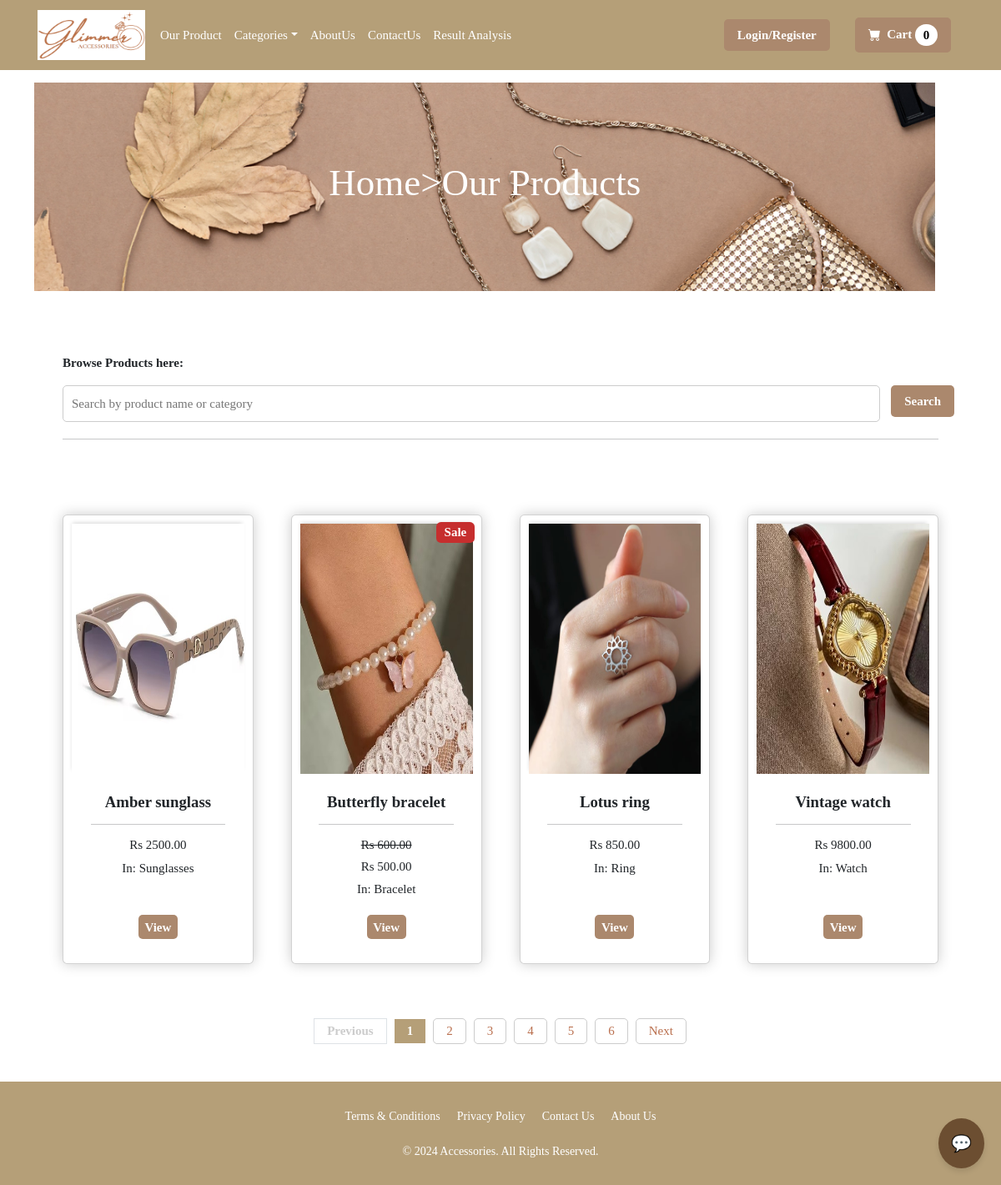
Page /allproduct/ on the committed database.
### ecommerce/models.py (models this page shows, shortened)
class Product(models.Model):
    name = models.CharField(max_length=100)
    price = models.DecimalField(default=0, decimal_places=2, max_digits=6)
    category = models.ForeignKey(Category, on_delete=models.CASCADE, default=1)
    description = models.CharField(max_length=250, default='', blank=True, null=True)
    image = models.ImageField(upload_to='uploads/product')
    is_sale = models.BooleanField(default=False)
    sale_price = models.DecimalField(default=0, decimal_places=2, max_digits=6)
    alternate_names = models.TextField(default='', blank=True, null=True)  # Comma-separated alternate names

class Category(models.Model):
    name = models.CharField(max_length=200)
    def __str__(self):
		    return self.name

### ecommerce/views.py (the view)
# urls.py: path('allproduct/',views.allproduct,name='allproduct'),
def allproduct(request):
    query = request.GET.get('q', '')
    products = Product.objects.all()  # Fetch all products initially
    categories = Category.objects.all()
    no_products_found = False  # Flag to track if no products are found
    if query:
        search_query = query.replace(' ', '_')
        products = products.filter(name__icontains=search_query) | products.filter(category__name__iexact=query)
    if not products.exists():
        no_products_found = True
    paginator = Paginator(products, 4)
    page_number = request.GET.get('page')
    page_obj = paginator.get_page(page_number)
    context = {
        'categories': categories,
        'products': products,
        'page_obj': page_obj,
        'original_query': query,  # Pass the search query back to the template
        'no_products_found': no_products_found,  # Include the flag in the context
    }
    return render(request, 'allproduct.html', context)

### cart/cart.py (called while the page is built)
    def __len__(self):
        return len(self.cart)

### cart/context_processors.py (called while the page is built)
def cart(request):
    return{'cart':Cart(request)}

### ecommerce/templates/allproduct.html (shortened to what this page needs)
{%extends 'main.html' %}
{%load static%}
{%block content%}
<html>
</html>
<header class="py-5">
    <div class="container">
            <div id="slider" style="height: 250px;">
                <figure>
                    <img src="{% static 'images/4.jpg' %}" alt="Image 1">
                </figure>
                <div class="overlay">
                    <h1>Home>Our Products</h1>
                </div>
    </div>
</header>
 <section class="py-5">
    <div class="container px-4 px-lg-5 mt-3">
        <p><b>Browse Products here:</b></p>
        <form method="GET" action="{% url 'allproduct' %}" style="margin-bottom: 20px;">
            <div class="row">
                <div class="col-lg-11">
                    <input type="text" name="q" placeholder="Search by product name or category"
                 style="padding: 10px; width: 102%; border: 1px solid #ccc; border-radius: 5px;"
                 value="{{ original_query }}">
                </div>
                <div class="col-lg-1">
                    <button type="submit" class="custom-login-button">Search</button>
                </div>
            </div>
        </form>
        <hr>
    </div>
</section>
<section class="py-5">
    <div class="container px-4 px-lg-5 mt-3">
        <div class="row gx-4 gx-lg-5 row-cols-2 row-cols-md-3 row-cols-xl-4 justify-content-center">
            {% for product in page_obj %}
                <div class="col mb-5">
                    <div class="card h-100 box-element">
                        {% if product.is_sale %}
                            <div class="badge text-white position-absolute"
                                 style="top: 0.5rem; right: 0.5rem; background-color: #C62E2E;">
                                Sale
                            </div>
                        {% endif %}
                        <img class="thumbnail" src="{{ product.image.url }}" alt="{{ product.name }}">
                        <div class="card-body p-4 text-center">
                            <h5 class="fw-bolder">{{ product.name }}</h5>
                            <hr>
                            {% if product.is_sale %}
                                <h6><strike>Rs {{ product.price }}</strike></h6>
                                <h6>Rs {{ product.sale_price }}</h6>
                            {% else %}
                                <h6>Rs {{ product.price }}</h6>
                            {% endif %}
                            In: {{ product.category }}
                        </div>
                        <div class="card-footer p-4 pt-0 border-top-0 bg-transparent text-center">
                            <a class="custom-cart-button" href="{% url 'product' product.id %}">View</a>
                        </div>
                    </div>
                </div>
            {% empty %}
                <div class="text-center py-5">
                    <h3>No such products available.</h3>
                    <p>Try searching for a different product or category.</p>
                </div>
            {% endfor %}
        </div>
        <div class="pagination">
            {% if page_obj.has_previous %}
                <a class="page-link" href="?page={{ page_obj.previous_page_number }}">Previous</a>
            {% else %}
                <span class="page-link disabled">Previous</span>
            {% endif %}
            {% for num in page_obj.paginator.page_range %}
                {% if num == page_obj.number %}
                    <span class="page-link active">{{ num }}</span>
                {% else %}
                    <a class="page-link" href="?page={{ num }}">{{ num }}</a>
                {% endif %}
            {% endfor %}
            {% if page_obj.has_next %}
                <a class="page-link" href="?page={{ page_obj.next_page_number }}">Next</a>
            {% else %}
                <span class="page-link disabled">Next</span>
            {% endif %}
        </div>
    </div>
</section>
{%endblock content%}

### ecommerce/templates/main.html (style rules this page uses)
* { margin: 0; padding: 0; box-sizing: border-box; }

### ecommerce/templates/allproduct.html (style rules this page uses)
* { margin: 0; padding: 0; box-sizing: border-box; }
html, body { width: 100%; height: 100%; overflow-x: hidden; }
#slider { position: relative; width: 90vw; height: 70vh; overflow: hidden; }
#slider figure { display: flex; position: absolute; width: 800%; margin: 0; left: 0; top: 0; animation: sliderAnimation 15s infinite; }
#slider figure img { width: 90vw; height: 70vh; object-fit: cover; }
.overlay { position: absolute; top: 0; left: 0; width: 100%; height: 100%; background: rgba(0, 0, 0, 0); display: flex; flex-direction: column; justify-content: center; align-items: center; color: white; text-align: center; }
.overlay h1 { font-size: 3rem; margin-bottom: 10px; color: white; }
.pagination { margin-top: 20px; display: flex; justify-content: center; align-items: center; gap: 10px; }
.pagination a { text-decoration: none; padding: 5px 15px; border: 1px solid #ccc; border-radius: 5px; color: #BA704F; }
.pagination span { font-weight: bold; }
.page-link { padding: 5px 15px; border: 1px solid #ddd; color: #007bff; text-decoration: none; }
.page-link.active { background-color: #B59F78; color: white; border: #BA704F; }
.page-link.disabled { color: #ccc; pointer-events: none; }

### rows in the picture
Product: image (picture), price "2500.00", category "Sunglasses"
Product: is_sale "Sale", image (picture), price "600.00", sale_price "500.00", category "Bracelet"
Product: image (picture), price "850.00", category "Ring"
Product: image (picture), price "9800.00", category "Watch"

### other values in the picture
{{ cart|length }} "0"
{{ num }} "1"
{{ num }} "2" "3" "4" "5" "6"
